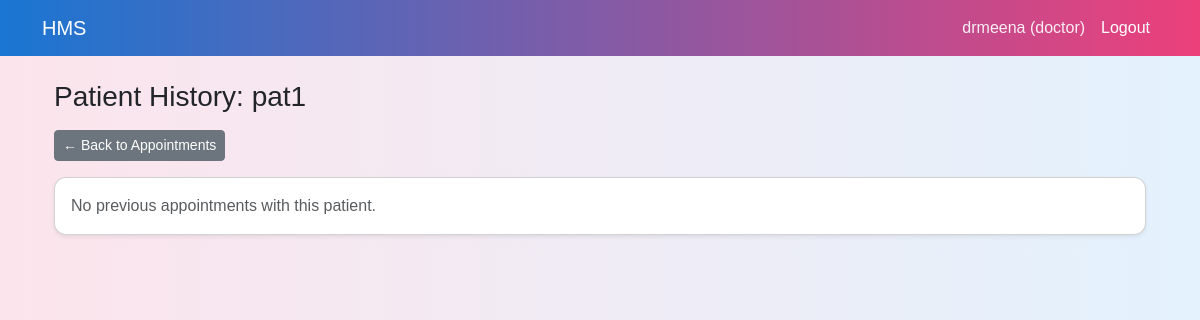
The page /doctor/patient/history/1/history (signed in) on the database its author committed.
### models.py (models this page shows, shortened)
class User(UserMixin,db.Model):
    __tablename__="users"
    id=db.Column(db.Integer,primary_key=True)
    username=db.Column(db.String(80), unique=True,nullable=False)
    password=db.Column(db.String(255), nullable=False)
    role=db.Column(db.String(20),nullable=False)
    is_active=db.Column(db.Boolean,default=True)
    patient_profile=db.relationship("Patient",back_populates="user",uselist=False)
    doctor_profile=db.relationship("Doctor",back_populates="user",uselist=False)

class Patient(db.Model):
    __tablename__="patients"
    id=db.Column(db.Integer,primary_key=True)
    user_id=db.Column(db.Integer,db.ForeignKey("users.id"),nullable=False)
    full_name=db.Column(db.String(120), nullable=False)
    age= db.Column(db.Integer)
    gender=db.Column(db.String(10))
    phone=db.Column(db.String(20))
    address=db.Column(db.String(255))
    is_balcklisted=db.Column(db.Boolean,default=False)
    user=db.relationship("User",back_populates="patient_profile")
    appointments=db.relationship("Appointment",back_populates="patient")

### app.py (the view)
    @app.route('/doctor/patient/history/<int:patient_id>/history')
    def doctor_patient_history(patient_id):
        if session.get('role') != "doctor":
            return redirect(url_for('login'))
        user_id = session.get('user_id')
        if not user_id:
            return redirect(url_for('login'))
        doctor = Doctor.query.filter_by(user_id=user_id).first()
        if not doctor:
            flash("Doctor profile not found.")
            return redirect(url_for('doctor_dashboard'))
        patient=Patient.query.get_or_404(patient_id)
        appointments = (
            Appointment.query
            .filter_by(patient_id=patient.id,doctor_id=doctor.id)
            .order_by(Appointment.date.desc(),Appointment.time.desc())
            .all()
        )
        return render_template(
            "doctor_patient_history.html",
            patient=patient,
            appointments=appointments,
        )

### templates/doctor_patient_history.html
{% extends "base.html" %}
{% block content %}
<div class="container mt-4">
    <h3>Patient History: {{ patient.full_name }}</h3>
    <a href="{{ url_for('doctor_appointments') }}" class="btn btn-secondary btn-sm mt-2 mb-3">
        ← Back to Appointments
    </a>
    <div class="card shadow-sm">
        <div class="card-body p-0">
            {% if appointments %}
            <table class="table table-bordered table-striped mb-0">
                <thead class="table-primary">
                    <tr>
                        <th>Date</th>
                        <th>Time</th>
                        <th>Status</th>
                        <th>Diagnosis</th>
                        <th>Prescription</th>
                        <th>Notes</th>
                    </tr>
                </thead>
                <tbody>
                    {% for appt in appointments %}
                    <tr>
                        <td>{{ appt.date.strftime('%d-%m-%Y') }}</td>
                        <td>{{ appt.time.strftime('%I:%M %p') }}</td>
                        <td>
                            {% if appt.status == 'Completed' %}
                            <span class="badge bg-success">Completed</span>
                            {% elif appt.status == 'Cancelled' %}
                            <span class="badge bg-danger">Cancelled</span>
                            {% else %}
                            <span class="badge bg-warning text-dark">Booked</span>
                            {% endif %}
                        </td>
                        <td>{{ appt.treatment.diagnosis if appt.treatment else '—' }}</td>
                        <td>{{ appt.treatment.prescription if appt.treatment else '—' }}</td>
                        <td>{{ appt.treatment.notes if appt.treatment else '—' }}</td>
                    </tr>
                    {% endfor %}
                </tbody>
            </table>
            {% else %}
            <div class="p-3 text-muted">
                No previous appointments with this patient.
            </div>
            {% endif %}
        </div>
    </div>
</div>
{% endblock %}

### templates/base.html (shortened to what this page needs)
<!DOCTYPE html>
<html lang="en">
<head>
    <link href="https://cdn.jsdelivr.net/npm/bootstrap@5.3.3/dist/css/bootstrap.min.css" rel="stylesheet">
    <link rel="stylesheet" href="{{ url_for('static', filename='css/styles.css') }}">
</head>
<body>
    <nav class="navbar navbar-expand-lg navbar-dark navbar-custom mb-4">
        <div class="container">
            <a class="navbar-brand" href="{{ url_for('home') }}">
                HMS
            </a>
            <div class="collapse navbar-collapse" id="navbarNav">
                <ul class="navbar-nav ms-auto">
                    {% if session.get('user_id') %}
                        <li class="nav-item">
                            <a class="nav-link disabled text-light"
                               style="opacity: 0.9;">
                                {{ session.get('username') }}
                                ({{ session.get('role') }})
                            </a>
                        </li>
                        <li class="nav-item">
                            <a class="nav-link"
                               href="{{ url_for('logout') }}">
                                Logout
                            </a>
                        </li>
                    {% endif %}
                </ul>
            </div>
        </div>
    </nav>
    <div class="container my-4">
        {% block content %}
        {% endblock %}
    </div>
</body>
</html>

### static/css/styles.css (style rules this page uses)
body { font-family: Arial, sans-serif; }

### templates/base.html (style rules this page uses)
body { background: linear-gradient(90deg, #fce4ec, #e3f2fd); min-height: 100vh; }
.navbar-custom { background: linear-gradient(90deg, #1976d2, #ec407a); }
.card { border-radius: 12px; box-shadow: 0 4px 12px rgba(0, 0, 0, 0.08); }
.navbar-custom .nav-link { color: #ffffff !important; font-weight: 500; }

### rows shown on the page
User: get "drmeena", get "doctor"
Patient: full_name "pat1"
